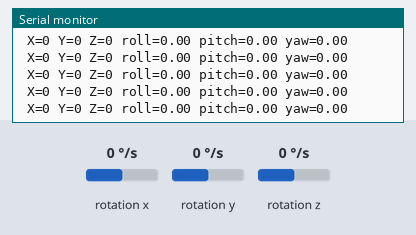
A sketch run on a simulated Arduino Uno, built with avr-gcc and run on an emulated ATmega328P. Shown: the last lines printed to the serial monitor. Wiring (inferred from the names in the program): ITG-3200 gyroscope at I2C address 0x68. The inputs (shaded band) are chosen by the test bench; at power-on: rotation x 0 °/s, rotation y 0 °/s, rotation z 0 °/s.

Above: at 1.2 s.
1.3 s: rotation x set to 100 °/s
At 1.46 s:
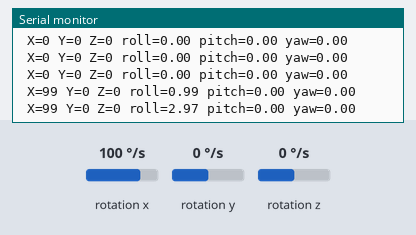
4.3 s: rotation y set to -192 °/s
At 4.43 s:
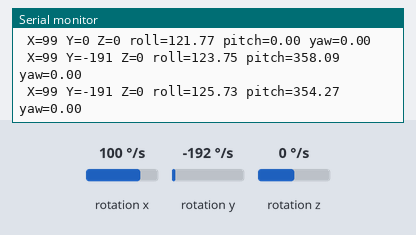
7.3 s: rotation z set to -192 °/s
At 7.46 s:
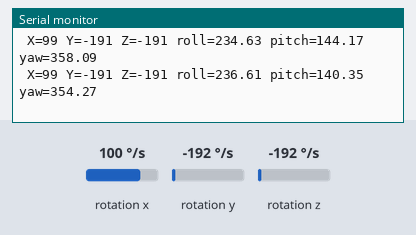
10.3 s: rotation x set to -4 °/s
At 10.34 s:
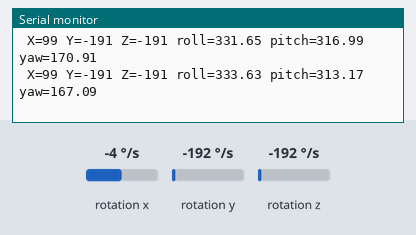
13.3 s: rotation y set to -100 °/s
At 13.33 s:
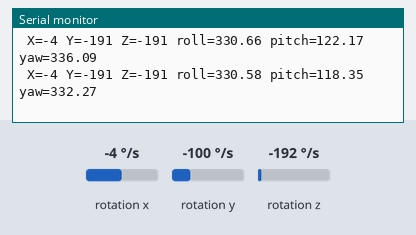
16.3 s: rotation z set to -100 °/s
At 16.32 s:
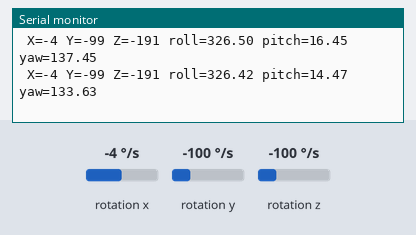
Timing chart, 0 to 19.3 s (numbered marks = the images above; inputs shaded):
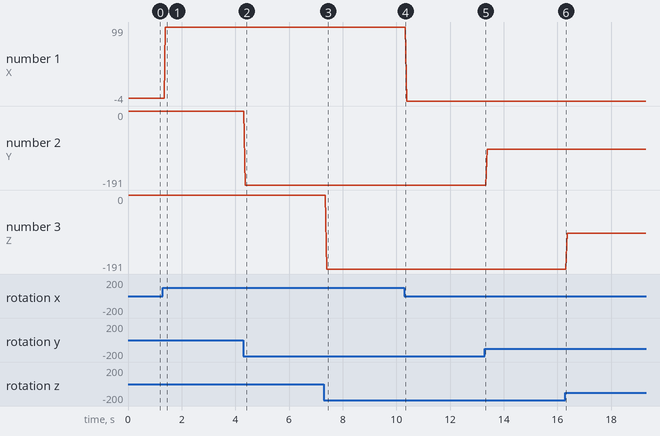

The sketch:

tesis_prueba_giroscopio_3.ino
```cpp
//From http://www.varesano.net//
#include <Wire.h> // I2C library, gyroscope
// Gyroscope ITG3200
#define GYRO 0x68 //  when AD0 is connected to GND ,gyro address is 0x68.
//#define GYRO 0x69  // when AD0 is connected to VCC ,gyro address is 0x69
#define G_SMPLRT_DIV 0x15
#define G_DLPF_FS 0x16
#define G_INT_CFG 0x17
#define G_PWR_MGM 0x3E
#define G_TO_READ 8 // 2 bytes for each axis x, y, z
// offsets are chip specific.
int g_offx = 64; //120
int g_offy = 34; //20
int g_offz = 8; //93
int hx, hy, hz, turetemp;
int prev_hx, prev_hy, prev_hz;
float roll,pitch, yaw; //x,y,z
int roll2,pitch2, yaw2; //x,y,z
//initializes the gyroscope

// Declaración de variables para muestras de la velocidad
unsigned long time=0;
int sampleTime=20;

void initGyro()
{
 /*****************************************
 * ITG 3200
 * power management set to:
 * clock select = internal oscillator
 * no reset, no sleep mode
 * no standby mode
 * sample rate to = 125Hz
 * parameter to +/- 2000 degrees/sec
 * low pass filter = 5Hz
 * no interrupt
 ******************************************/
 writeTo(GYRO, G_PWR_MGM, 0x00);
 writeTo(GYRO, G_SMPLRT_DIV, 0x07); // EB, 50, 80, 7F, DE, 23, 20, FF
 writeTo(GYRO, G_DLPF_FS, 0x1E); // +/- 2000 dgrs/sec, 1KHz, 1E, 19
 writeTo(GYRO, G_INT_CFG, 0x00);
}
void getGyroscopeData(int * result)
{
 /**************************************
 Gyro ITG-3200 I2C
 registers:
 temp MSB = 1B, temp LSB = 1C
 x axis MSB = 1D, x axis LSB = 1E
 y axis MSB = 1F, y axis LSB = 20
 z axis MSB = 21, z axis LSB = 22
 *************************************/
 int regAddress = 0x1B;
 int temp, x, y, z;
 byte buff[G_TO_READ];
 readFrom(GYRO, regAddress, G_TO_READ, buff); //read the gyro data from the ITG3200
 result[0] = ((buff[2] << 8) | buff[3]) + g_offx;
 result[1] = ((buff[4] << 8) | buff[5]) + g_offy;
 result[2] = ((buff[6] << 8) | buff[7]) + g_offz;
 result[3] = (buff[0] << 8) | buff[1]; // temperature
 }
 //
void setup()
{
 Serial.begin(9600);
 Wire.begin();
 initGyro();
}
//
void loop()
{
 byte addr;
 int gyro[4];
 getGyroscopeData(gyro);
// hx = gyro[0] / 5.59 ;
// hy = gyro[1] / 5.59;
// hz = gyro[2] / 5.59;

 hx = gyro[0] / 14.375 - 5;
 hy = gyro[1] / 14.375 - 2;
 hz = gyro[2] / 14.375;

 turetemp = 35+ ((double) (gyro[3] + 13200)) / 280; // temperature

  if(millis() - time > sampleTime)
  {
    time = millis(); // Tiempo de la próxima actualización
    roll += (((float)(prev_hx + hx) * sampleTime)*1) / 2000; //
    prev_hx= hx;  // Se debe recordar una muestra previa de velocidad
    // Se coloca el ángulo recorrido en una escala de 0 a 360 grados
    if (roll < 0){
      roll += 360;
    }
    else if (roll >= 360)
    {
      roll -= 360;
    }

    roll2=(roll*255)/360;

    //***********************************************************************

    pitch += (((float)(prev_hy + hy) * sampleTime)*1) / 2000; //
    prev_hy= hy;  // Se debe recordar una muestra previa de velocidad
    // Se coloca el ángulo recorrido en una escala de 0 a 360 grados
    if (pitch < 0){
      pitch += 360;
    }
    else if (pitch >= 360)
    {
      pitch -= 360;
    }

    pitch2= (pitch*255)/360;

    //***********************************************************************
    yaw += (((float)(prev_hz + hz) * sampleTime)*1) / 2000; //
//    int inc = (prev_hz + hz)/2;
//    Serial.print("incremento=");
//    Serial.println(inc);
    prev_hz= hz;  // Se debe recordar una muestra previa de velocidad
    // Se coloca el ángulo recorrido en una escala de 0 a 360 grados
    if (yaw < 0){
      yaw += 360;
    }
    else if (yaw >= 360)
    {
      yaw -= 360;
    }

     yaw2= (yaw*255)/360;

   Serial.print(" X=");
   Serial.print((int)hx );
   Serial.print(" Y=");
   Serial.print((int)hy );
   Serial.print(" Z=");
   Serial.print((int)hz);
   Serial.print(" roll=");
   Serial.print(roll);
   Serial.print(" pitch=");
   Serial.print(pitch);
   Serial.print(" yaw=");
   Serial.println(yaw);

//   Serial.print((char)pitch2);
//   Serial.print((char)roll2);
//   Serial.print((char)yaw2);
  }

 delay(1);
}
//---------------- Functions
//Writes val to address register on ACC
void writeTo(int DEVICE, byte address, byte val) {
  Wire.beginTransmission(DEVICE); //start transmission to ACC
  Wire.write(address);        // send register address
  Wire.write(val);        // send value to write
  Wire.endTransmission(); //end transmission
}
//reads num bytes starting from address register on ACC in to buff array
 void readFrom(int DEVICE, byte address, int num, byte buff[]) {
 Wire.beginTransmission(DEVICE); //start transmission to ACC
 Wire.write(address);        //sends address to read from
 Wire.endTransmission(); //end transmission

 Wire.beginTransmission(DEVICE); //start transmission to ACC
 Wire.requestFrom(DEVICE, num);    // request 6 bytes from ACC

 int i = 0;
 while(Wire.available())    //ACC may send less than requested (abnormal)
 {
   buff[i] = Wire.read(); // receive a byte
   i++;
 }
 Wire.endTransmission(); //end transmission
}
```

Measured:
- after the input at 1.3 s, the serial monitor: prints a new line after 0.10 s (image 1)
- plotted number 1: 0 → 99 after the input at 1.3 s
